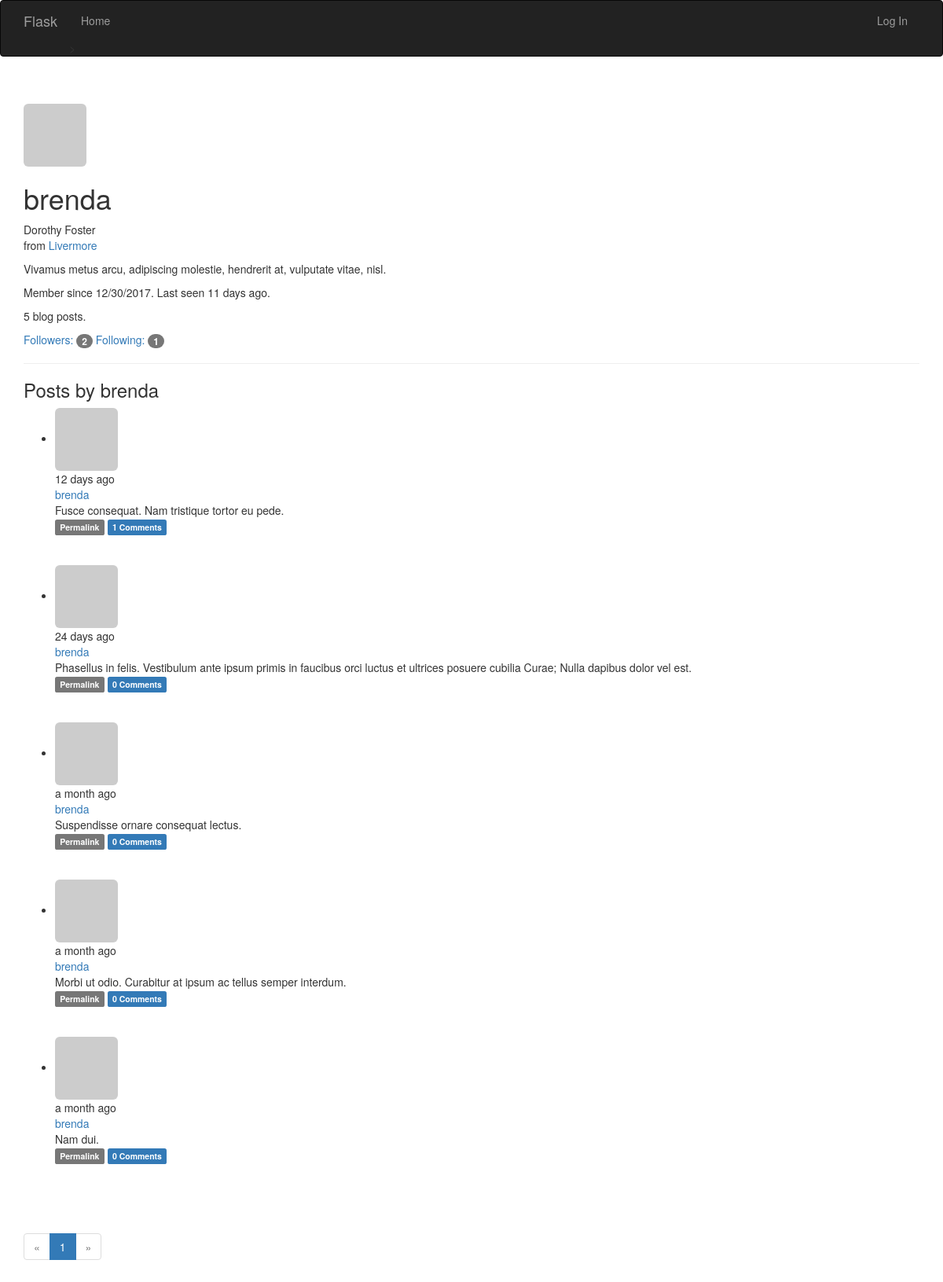
The app's page /user/brenda with its own data.
### app/models.py (models this page shows, shortened)
class User(UserMixin, db.Model): #UserMixin包含p82页的方法的默认实现
    __tablename__ = 'users'
    id = db.Column(db.Integer, primary_key=True)
    email = db.Column(db.Integer, unique=True, index=True)
    username = db.Column(db.String(64), unique=True, index=True)
    role_id = db.Column(db.Integer, db.ForeignKey('roles.id'))
    password_hash = db.Column(db.String(128))
    confirmed = db.Column(db.Boolean, default=False)
    name = db.Column(db.String(64)) #真是姓名
    location = db.Column(db.String(64)) #所在地
    about_me = db.Column(db.Text()) #自我介绍，string和text的区别是后者不需要指定最大长度
    member_since = db.Column(db.DateTime(), default=datetime.utcnow) #注册日期
    last_seen = db.Column(db.DateTime(), default=datetime.utcnow) #最后访问时间
    avatar_hash = db.Column(db.String(32)) #使用缓存的MD5散列值生成Gravatar URL
    posts = db.relationship('Post', backref='author', lazy='dynamic')
    followed = db.relationship('Follow',
                               foreign_keys=[Follow.follower_id],
                               backref=db.backref('follower',lazy='joined'), #回引Follow模型
                               lazy='dynamic',
                               cascade='all, delete-orphan')
    followers = db.relationship('Follow',
                               foreign_keys=[Follow.followed_id],
                               backref=db.backref('followed',lazy='joined'), #joined，立即从联结查询中加载相关对象
                               lazy='dynamic',
                               cascade='all, delete-orphan')
    comments = db.relationship('Comment', backref='author', lazy='dynamic')
    """
    计算密码散列值的函数通过名为password的只写属性实现。
    如果试图读取password属性的值，会返回错误，
    因为生成散列值后就无法还原成原来的密码了
    """
    @property
    def password(self):
        raise AttributeError('password is not a readable attribute')
    def gravatar(self, size=100, default='identicon', rating='g'): #构建gravatar URL,用于生成头像
        if request.is_secure:
            url = 'https://secure.gravatar.com/avatar'
        else:
            url = 'https://www.gravatar.com/avatar'
        hash = hashlib.md5(self.email.encode('utf-8')).hexdigest()
        return '{url}/{hash}?s={size}&d={default}&r={rating}'.format(
            url=url, hash=hash, size=size, default=default, rating=rating)

class Post(db.Model): #文章模型
    __tablename__ = 'posts'
    id = db.Column(db.Integer, primary_key=True)
    body = db.Column(db.Text)
    timestamp = db.Column(db.DateTime, index=True, default=datetime.utcnow)
    author_id = db.Column(db.Integer, db.ForeignKey('users.id'))
    body_html = db.Column(db.Text)
    comments = db.relationship('Comment', backref='post', lazy='dynamic')

### app/main/views.py (the view)
@main.route('/user/<username>')
def user(username):
    user = User.query.filter_by(username=username).first_or_404()
    page = request.args.get('page', 1, type=int)
    pagination = user.posts.order_by(Post.timestamp.desc()).paginate(
        page, per_page=20,error_out=False)
    posts = pagination.items
    return render_template('user.html', user=user, posts=posts, pagination=pagination)

### app/auth/views.py (called while the page is built)
@auth.before_app_request
def before_request():
    if current_user.is_authenticated:
        current_user.ping()
        if not current_user.confirmed and request.endpoint[:5] != 'auth.':
            return redirect(url_for('auth.unconfirmed'))

### app/main/__init__.py (called while the page is built)
@main.app_context_processor
def inject_permissions():
    return dict(Permission=Permission)

### app/models.py (called while the page is built)
    def can(self, permissions):
       return False

    def is_administrator(self):
        return False

### app/templates/user.html (shortened to what this page needs)
{% extends "base.html" %}
{% import "_macros.html" as macros %}
{% block page_content %}
<div class="page-header">
    <img class="img-rounded profile-thumbnail" src="{{ user.gravatar(size=256) }}">
    <div class="profile-header">
        <h1>{{ user.username }}</h1>
        {% if user.name or user.location %}
        <p>
            {% if user.name %}{{ user.name }}<br>{% endif %}
            {% if user.location %}
                from <a href="http://maps.google.com/?q={{ user.location }}">{{ user.location }}</a><br>
            {% endif %}
        </p>
        {% endif %}
        {% if user.about_me %}<p>{{ user.about_me }}</p>{% endif %}
        <p>Member since {{ moment(user.member_since).format('L') }}. Last seen {{ moment(user.last_seen).fromNow() }}.</p>
        <p>{{ user.posts.count() }} blog posts.</p>
        <p>
            <a href="{{ url_for('.followers', username=user.username) }}">Followers: <span class="badge">{{ user.followers.count() }}</span></a>
            <a href="{{ url_for('.followed_by', username=user.username) }}">Following: <span class="badge">{{ user.followed.count() }}</span></a>
        </p>
    </div>
</div>
<h3>Posts by {{ user.username }}</h3>
{% include '_post.html' %}
{% if pagination %}
<div class="pagination">
    {{ macros.pagination_widget(pagination, '.user', username=user.username) }}
</div>
{% endif %}
{% endblock %}

### app/templates/_post.html (shortened to what this page needs)
<ul class="posts">
    {% for post in posts %}
    <li class="post">
        <div class="post-thumbnail">
            <a href="{{ url_for('.user', username=post.author.username) }}">
                <img class="img-rounded profile-thumbnail" src="{{ post.author.gravatar(size=40) }}">
            </a>
        </div>
        <div class="post-content">
            <div class="post-date">{{ moment(post.timestamp).fromNow() }}</div>
            <div class="post-author"><a href="{{ url_for('.user', username=post.author.username) }}">{{ post.author.username }}</a></div>
            <div class="post-body">
                {% if post.body_html %}
                    {{ post.body_html | safe }}
                {% else %}
                    {{ post.body }}
                {% endif %}
            </div>
            <div class="post-footer">
                <a href="{{ url_for('.post', id=post.id) }}">
                    <span class="label label-default">Permalink</span>
                </a>
                <a href="{{ url_for('.post', id=post.id) }}#comments">
                    <span class="label label-primary">{{ post.comments.count() }} Comments</span>
                </a>
            </div>
        </div>
    </li>
    <br>
    <br>
    {% endfor %}
</ul>

### records on screen
User: username "brenda", name "Dorothy Foster", location "Livermore", about_me "Vivamus metus arcu, adipiscing molestie, hendrerit at, vulputate vitae, nisl.", member_since "12/30/2017", last_seen "11 days ago"
Post: timestamp "12 days ago", author.username "brenda", body "Fusce consequat. Nam tristique tortor eu pede.", comments.count "1"
Post: timestamp "24 days ago", author.username "brenda", body "Phasellus in felis. Vestibulum ante ipsum primis in faucibus orci luctus et ultrices posuere cubilia Curae; Nulla dapibus dolor vel est.", comments.count "0"
Post: timestamp "a month ago", author.username "brenda", body "Suspendisse ornare consequat lectus.", comments.count "0"
Post: timestamp "a month ago", author.username "brenda", body "Morbi ut odio. Curabitur at ipsum ac tellus semper interdum.", comments.count "0"
Post: timestamp "a month ago", author.username "brenda", body "Nam dui.", comments.count "0"

### other values on screen
{{ user.posts.count() }} "5"
{{ user.followers.count() }} "2"
{{ user.followed.count() }} "1"
{{ p }} "1"
